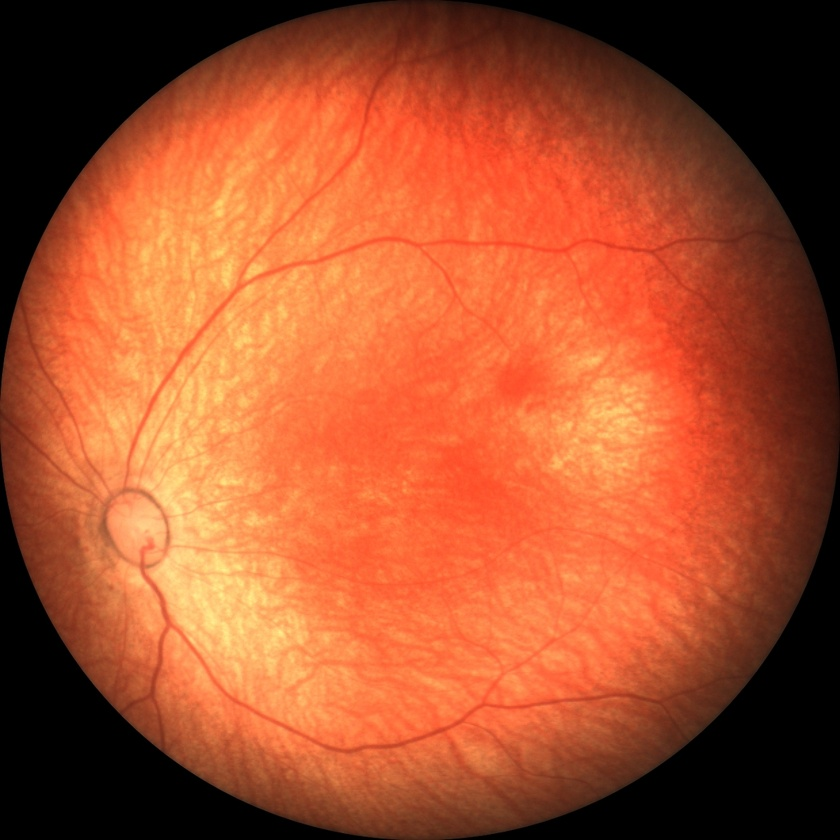
#> input picture data/treinamento/ROP-AUSENTE/091_F_GA31_BW1410_PA34_DG0_PF0_D2_S02_10.jpg, 840 x 840 px, shrunk from 1240 x 1240 before the run; its folder holds only this picture in this run
$ python -i pre_processamento.py   (imports and definitions only)
#> lines starting #> are read from the running program, lines starting #| are printed output that depends on the picture
from dotenv import load_dotenv
import os
import cv2

# [1 line not run here, left out]

DATA_DIR = os.environ.get("DATA_DIR")

def clahe(image_path):
    img = cv2.imread(image_path, 1)
#> img is the input picture: shape (840, 840, 3); mean B, G, R 45.3, 80.5, 166.4

    lab = cv2.cvtColor(img, cv2.COLOR_BGR2LAB)
#> lab: shape (840, 840, 3); mean of channels 0, 1, 2 111.7, 159, 163
    l, a, b = cv2.split(lab)
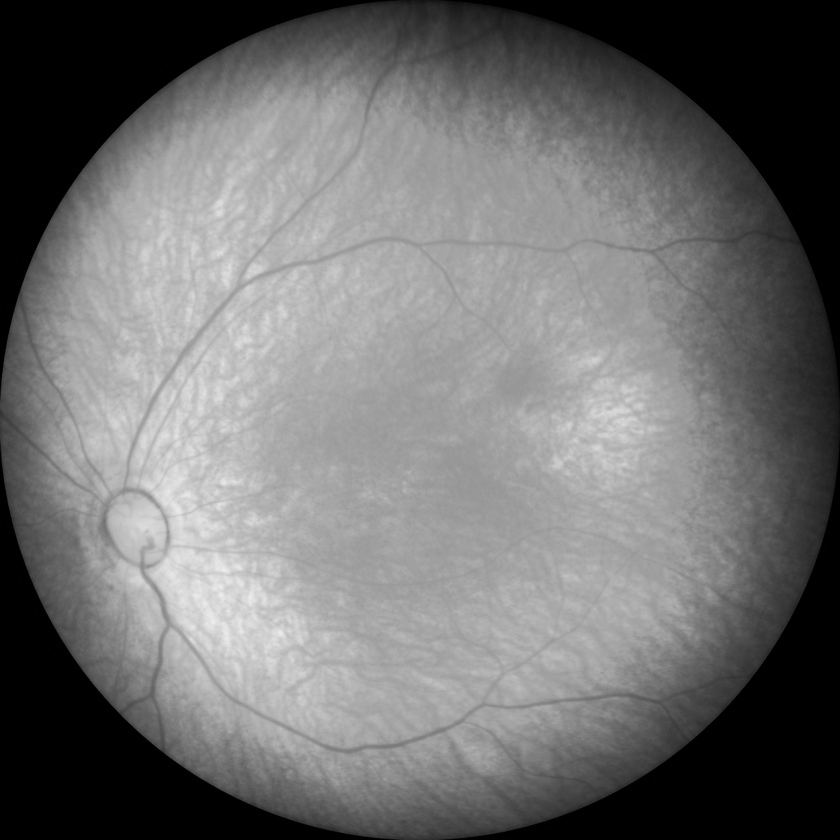
#> l: shape (840, 840); min 0, max 238, mean 111.7
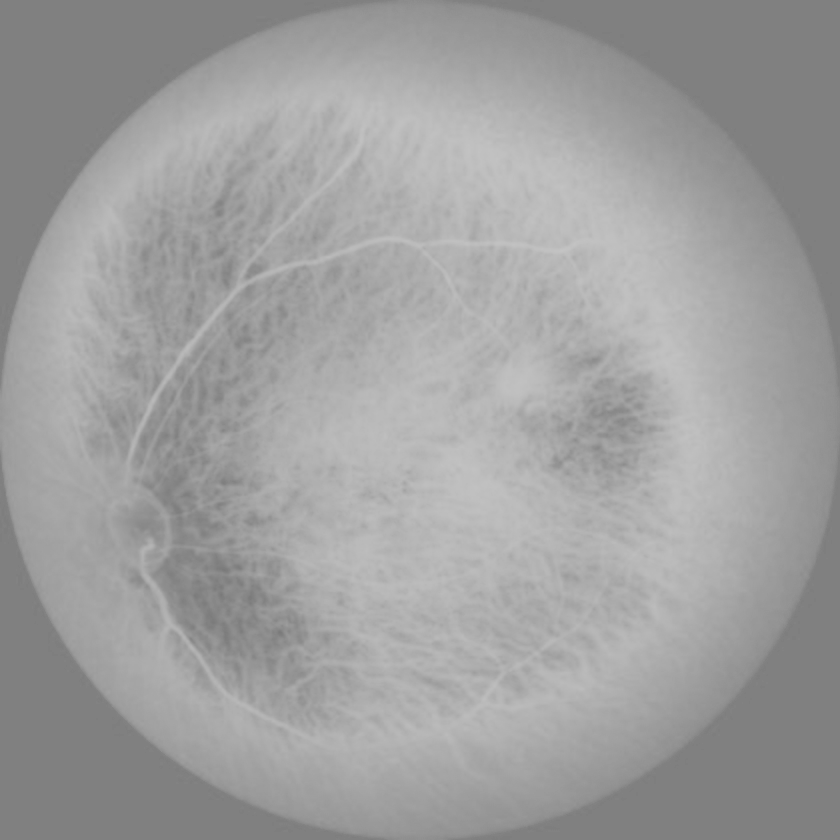
#> a: shape (840, 840); min 122, max 196, mean 159
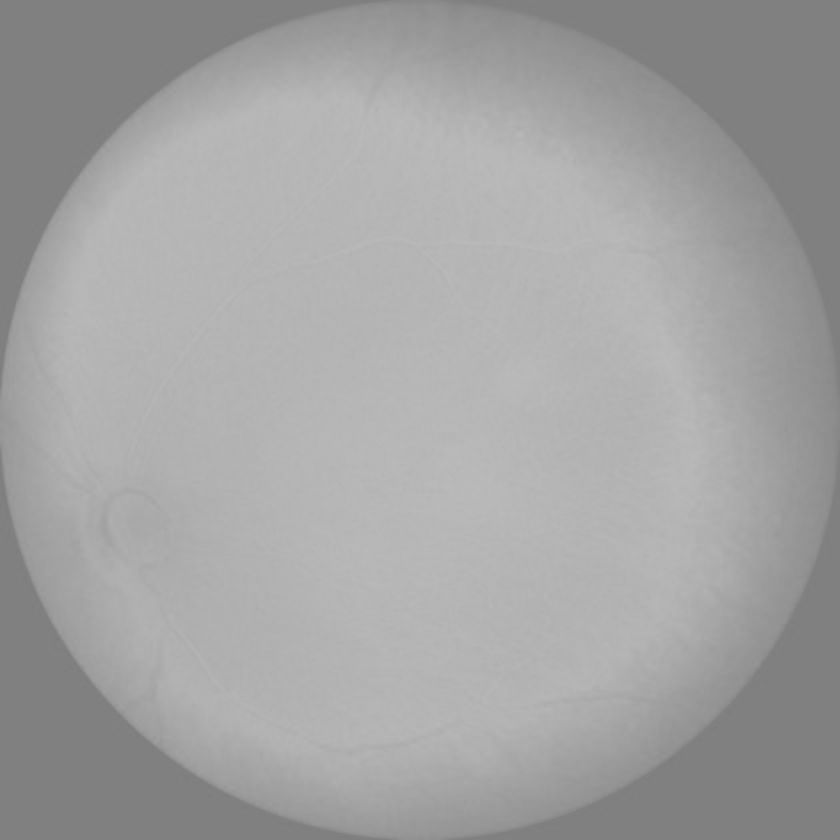
#> b: shape (840, 840); min 126, max 186, mean 163
    clahe = cv2.createCLAHE(clipLimit=2.0, tileGridSize=(8, 8))
    l_clahe = clahe.apply(l)
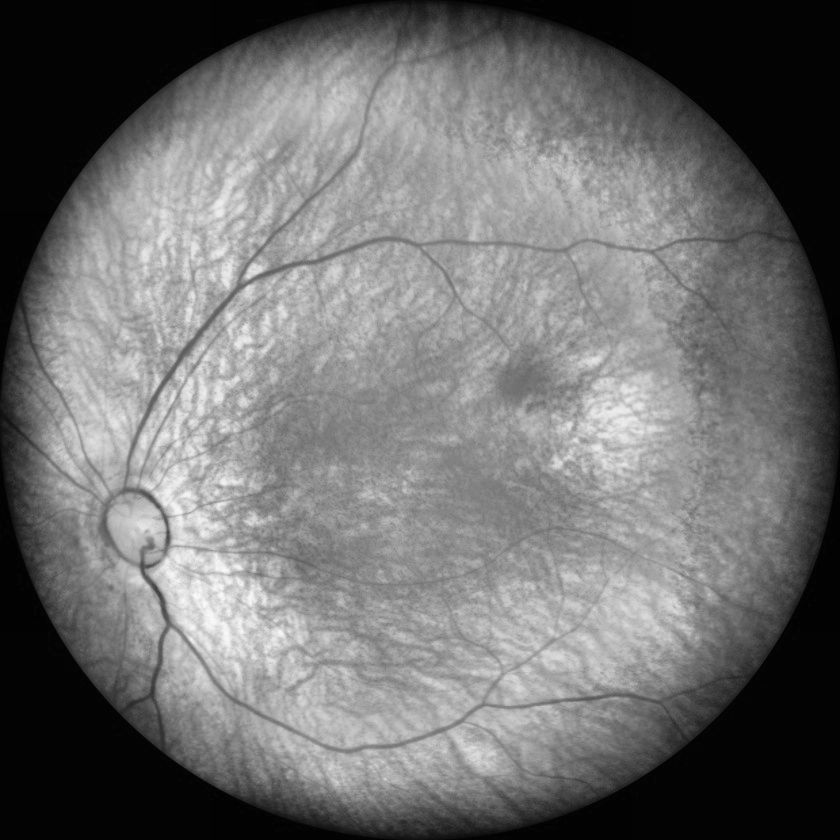
#> l_clahe: shape (840, 840); min 2, max 249, mean 112
    lab_clahe = cv2.merge((l_clahe, a, b))
#> lab_clahe: shape (840, 840, 3); mean of channels 0, 1, 2 112, 159, 163

    img2 = cv2.cvtColor(lab_clahe, cv2.COLOR_LAB2BGR)
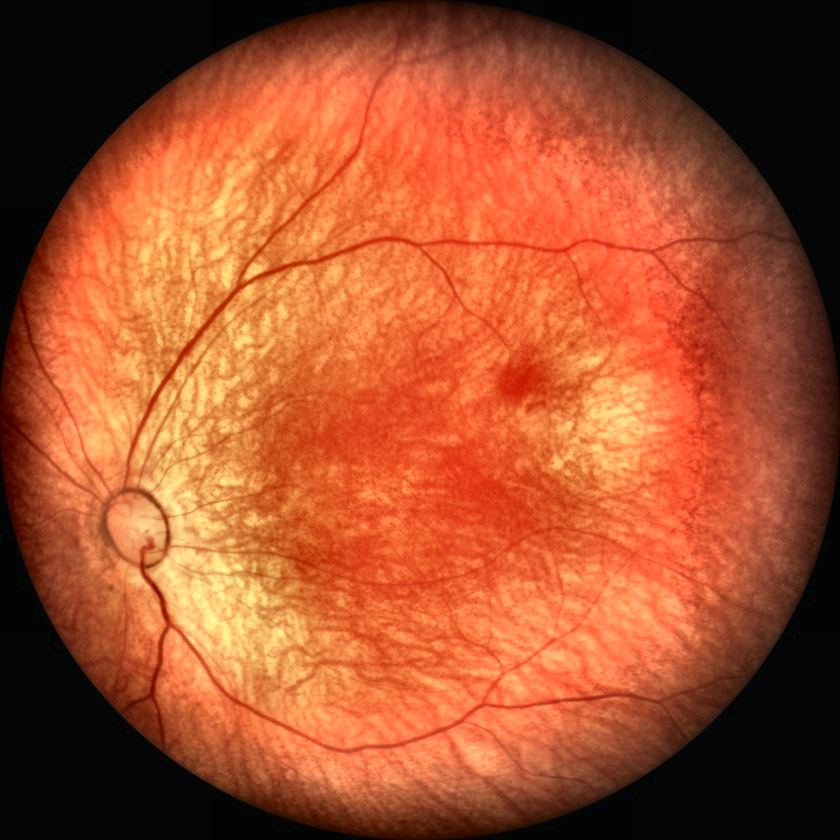
#> img2: shape (840, 840, 3); mean B, G, R 45.6, 80.9, 164.5
    cv2.imwrite(image_path, img2)

def pre_processar():
    arquivos = [f for f in os.listdir(DATA_DIR)
                if os.path.isfile(os.path.join(DATA_DIR, f))]
    if not arquivos:
        print("Nenhum arquivo encontrado no diretório.")
        return

    arquivos_processados = 0
    for arquivo in arquivos:
        arquivos_processados += 1
        clahe(os.path.join(DATA_DIR, arquivo))

    print(f"\nArquivos processados: {arquivos_processados}")

# [2 lines not run here, left out]

>>> result = clahe('data/treinamento/ROP-AUSENTE/091_F_GA31_BW1410_PA34_DG0_PF0_D2_S02_10.jpg')

$ run again, on data/treinamento/ROP-AUSENTE/091_F_GA31_BW1410_PA34_DG0_PF0_D2_S02_13.jpg
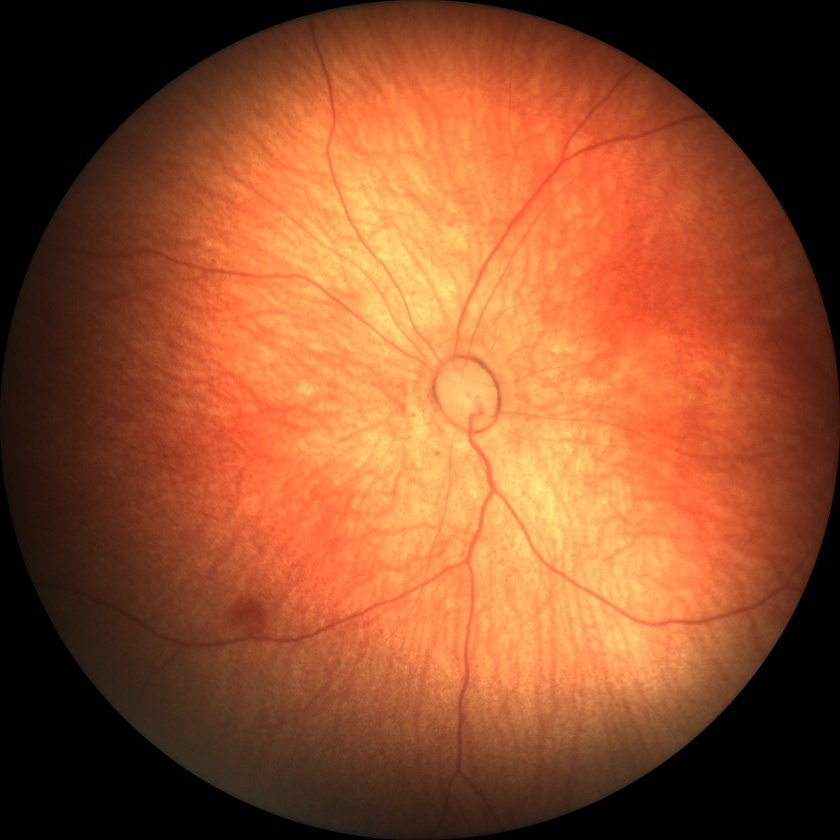
#> input picture data/treinamento/ROP-AUSENTE/091_F_GA31_BW1410_PA34_DG0_PF0_D2_S02_13.jpg, 840 x 840 px, shrunk from 1240 x 1240 before the run
#> in clahe, img is the input picture: shape (840, 840, 3); mean B, G, R 44.8, 78.5, 143.7
#> lab: shape (840, 840, 3); mean of channels 0, 1, 2 101.4, 151, 157.9
#> in clahe, `l_clahe = clahe.apply(l)`:
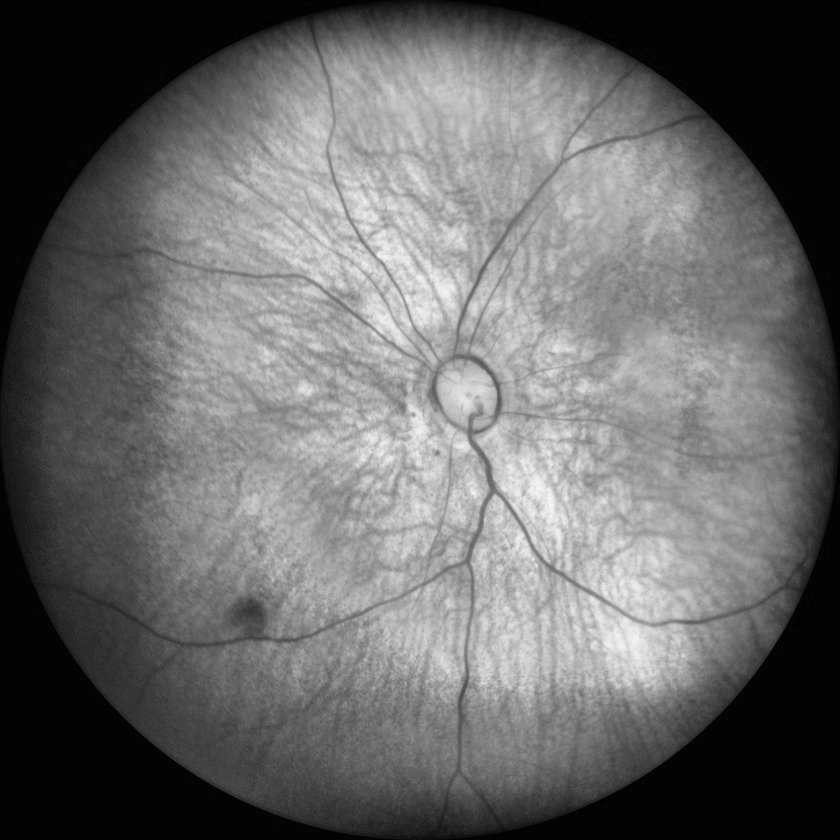
#> l_clahe: shape (840, 840); min 2, max 244, mean 104.8
#> lab_clahe: shape (840, 840, 3); mean of channels 0, 1, 2 104.8, 151, 157.9
#> in clahe, `img2 = cv2.cvtColor(lab_clahe, cv2.COLOR_LAB2BGR)`:
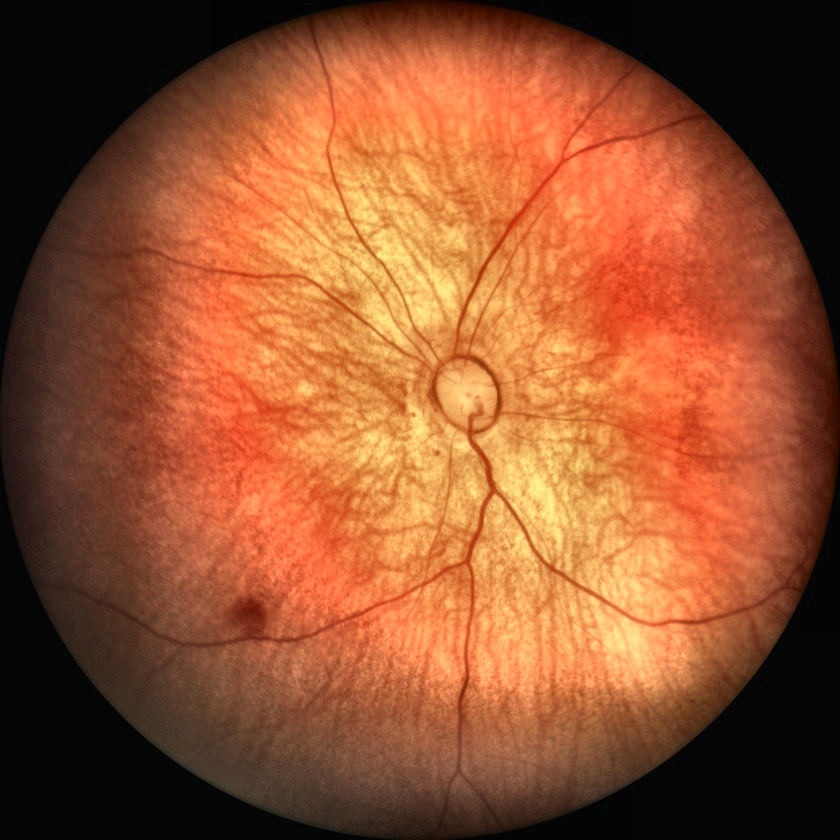
#> img2: shape (840, 840, 3); mean B, G, R 47.9, 81.9, 146.4
